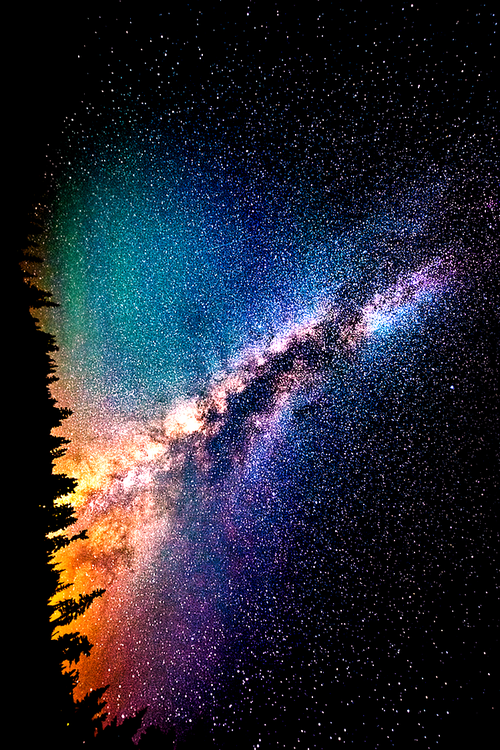
#> input picture Learning/Lin_difEQ/image.png, 500 x 750 px, found by its file name
$ python pictures.py
#> lines starting #> are read from the running program, lines starting #| are printed output that depends on the picture
import matplotlib.pyplot as plt
import numpy as np
image = plt.imread("image.png")
#> image is the input picture: shape (750, 500, 3) float32; mean R, G, B 0.148, 0.152, 0.2

# extract pixel intensities
red,green,blue = image[:,:,0], image[:,:,1], image[:,:,2]
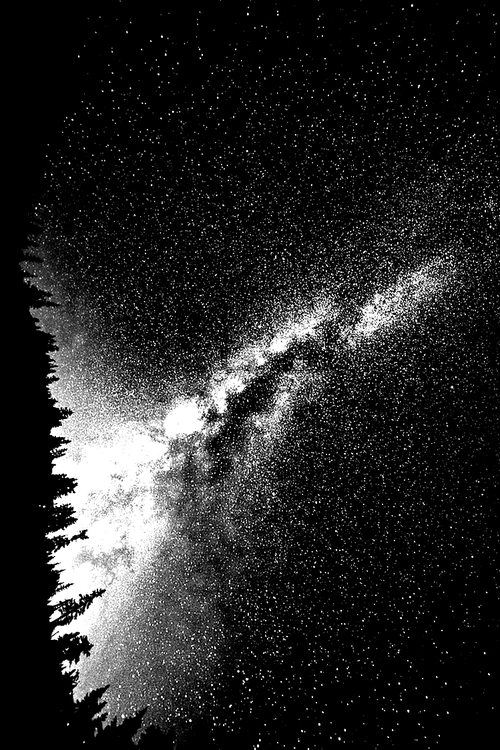
#> red: shape (750, 500) float32; min 0, max 1, mean 0.148
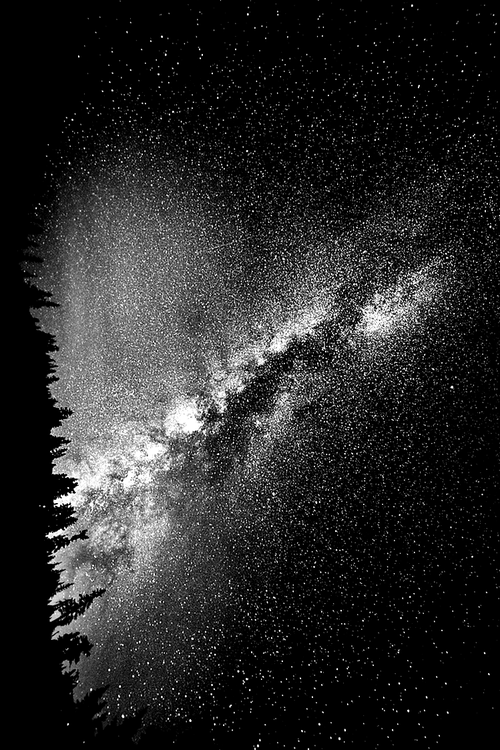
#> green: shape (750, 500) float32; min 0, max 1, mean 0.152
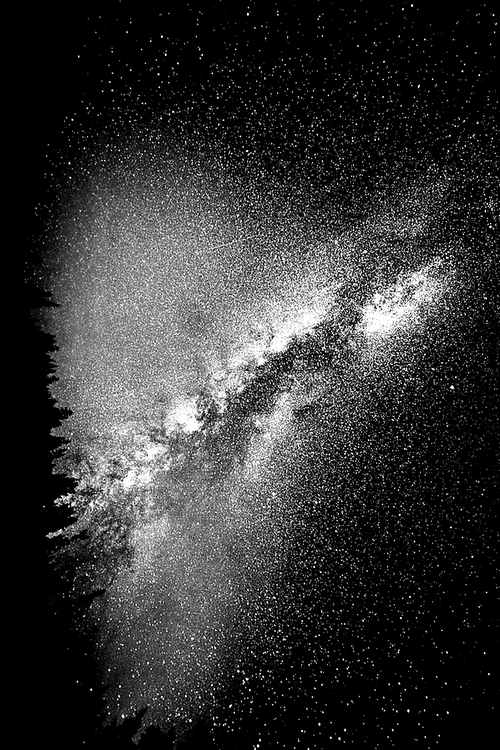
#> blue: shape (750, 500) float32; min 0, max 1, mean 0.2

red_pix = red.flatten()
green_pix=green.flatten()
blue_pix = blue.flatten()

low_end = 0

plt.subplot(3,3,1)
plt.axis('off')
plt.imshow(image)

plt.subplot(3,3,4)
# [9 lines of commented-out code are left out]
plt.title("Red")
plt.hist(red_pix, color = 'r', range= (low_end ,1), normed = False, alpha = 0.5, bins = 64)
plt.twinx()
rcdf,rbins,rpatches = plt.hist(red_pix, color='y', range=(low_end,1), normed = True, cumulative = True, alpha = 0.5, bins= 64)
#> rcdf = 64 values from 0.606 to 1; rbins = 65 values from 0 to 1; rpatches = 64 items

plt.subplot(3,3,5)
plt.title("Blue")
plt.hist(blue_pix, color = 'b', range= (low_end,1), normed = False, alpha = 0.5, bins = 64)
plt.twinx()
bcdf,bbins,bpatches = plt.hist(blue_pix, color='y', range=(low_end,1), normed = True, cumulative = True, alpha = 0.5, bins= 64)
#> bcdf = 64 values from 0.477 to 1; bbins = 65 values from 0 to 1; bpatches = 64 items


plt.subplot(3,3,6)
plt.title("Green")
plt.hist(green_pix, color = 'g', range= (low_end,1), normed = False, alpha = 0.5, bins = 64)
plt.twinx()
gcdf,gbins,gpatches =plt.hist(green_pix, color='y', range=(low_end,1), normed = True, cumulative = True, alpha = 0.5, bins= 64)
#> gcdf = 64 values from 0.521 to 1; gbins = 65 values from 0 to 1; gpatches = 64 items

new_red = 1 * (red_pix - red_pix.min()) / (red_pix.max() - red_pix.min())
new_green = 1* (green_pix - green_pix.min()) / (green_pix.max() - green_pix.min())
new_blue = 1* ( blue_pix - blue_pix.min()) / (blue_pix.max() - red_pix.min())

plt.subplot(3,3,7)

redim = new_red.reshape(image.shape[:2])
bluim = new_blue.reshape(image.shape[:2])
grim = new_green.reshape(image.shape[:2])
plt.imshow(redim, cmap = 'Reds')

plt.subplot(3,3,8)
plt.imshow(bluim, cmap= 'Blues')
plt.subplot(3,3,9)
plt.imshow(grim, cmap='Greens')

color_image = []
for pix in range(len(new_red)) :
    color_image.append([new_red[pix], new_blue[pix], new_green[pix]])
#> after the loop, color_image = 375000 items
color_image = np.array(color_image)
new_image = color_image.reshape(image.shape)
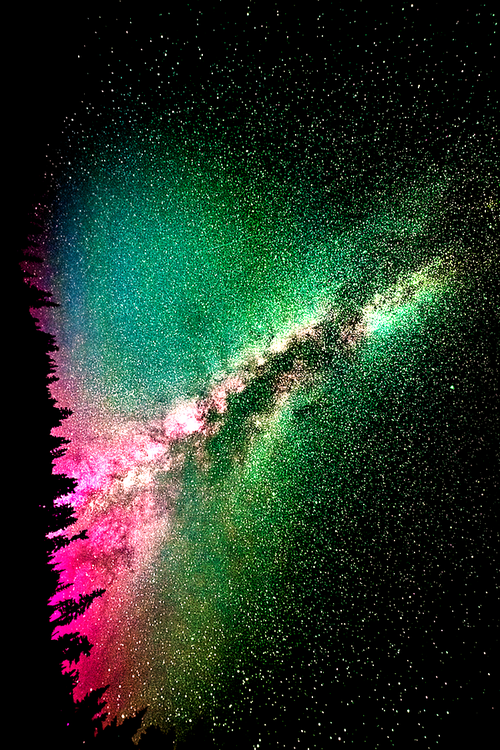
#> new_image: shape (750, 500, 3) float32; mean R, G, B 0.148, 0.2, 0.152
# plt.imshow(new_image)

print(blue_pix[:10])
#| [0. 0. 0. 0. 0. 0. 0. 0. 0. 0.]
print(new_blue[:10])
#| [0. 0. 0. 0. 0. 0. 0. 0. 0. 0.]
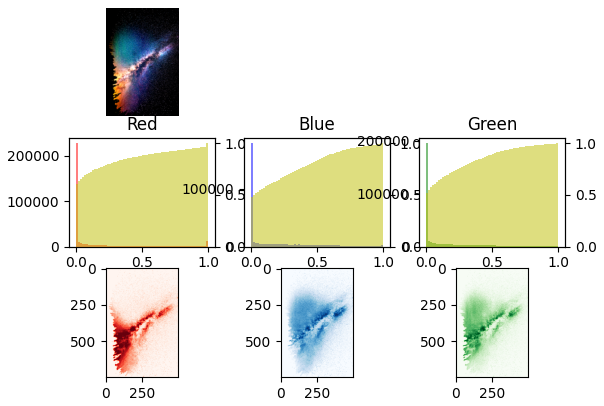
#> figure drawn by matplotlib, 10 panels; panel 2: tallest bar 227160 high, from x = 0 to 0.0156; panel 3: tallest bar 1 high, from x = 0.984 to 1; panel 4: tallest bar 178747 high, from x = 0 to 0.0156; panel 5: tallest bar 1 high, from x = 0.984 to 1
